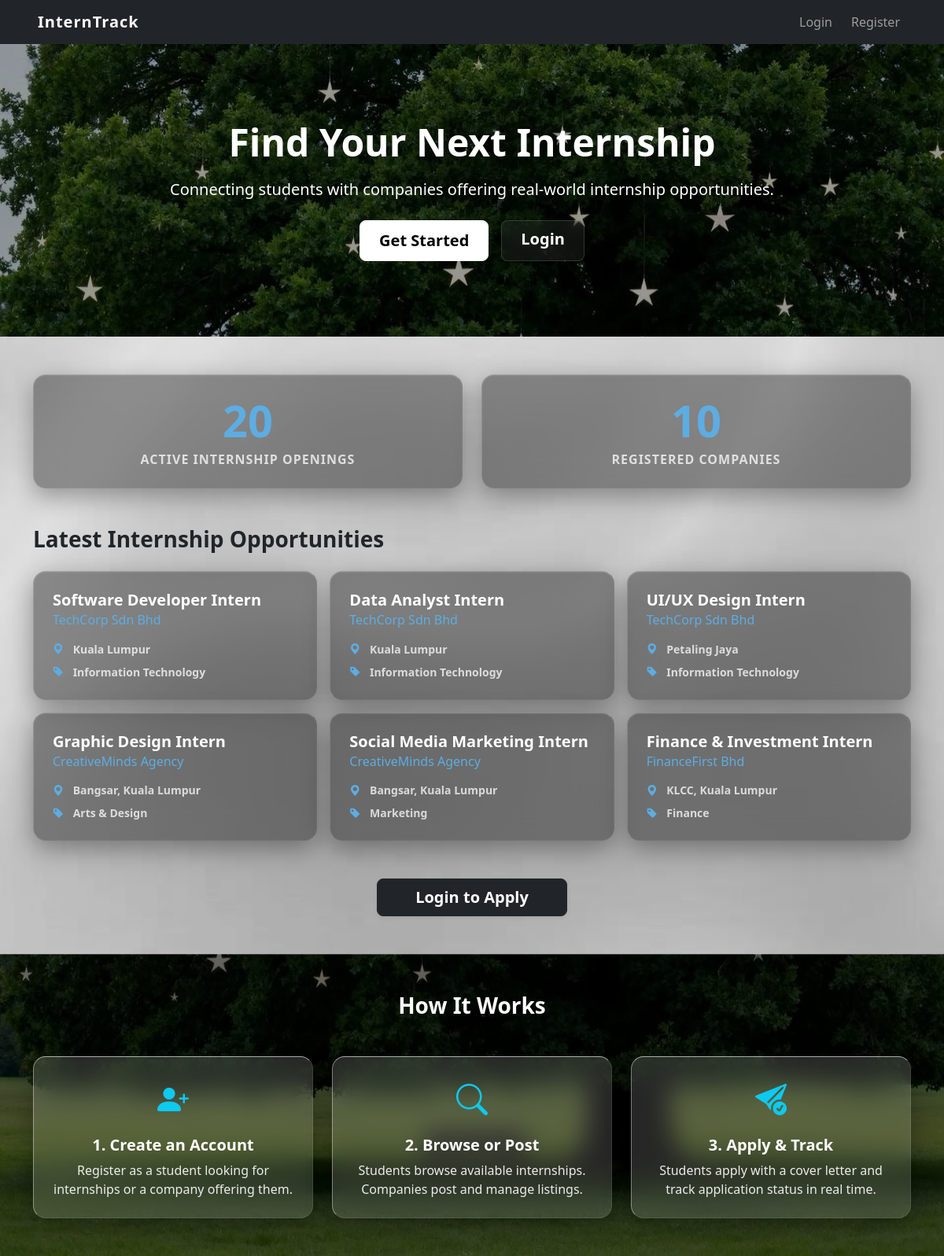
The page / on the database its author committed.
### tables this page shows
CREATE TABLE `jobs` (
  `id`          int(11)        NOT NULL,
  `company_id`  int(11)        NOT NULL,
  `title`       varchar(150)   NOT NULL,
  `description` text           DEFAULT NULL,
  `location`    varchar(100)   DEFAULT NULL,
  `field`       varchar(100)   DEFAULT NULL,
  `status`      enum('active','closed') DEFAULT 'active',
  `created_at`  timestamp      NOT NULL DEFAULT current_timestamp(),
  `allowance`   decimal(10,2)  DEFAULT 0.00
);

CREATE TABLE `users` (
  `id`              int(11)      NOT NULL,
  `name`            varchar(100) NOT NULL,
  `email`           varchar(100) NOT NULL,
  `password`        varchar(255) NOT NULL,
  `role`            enum('student','company','admin') NOT NULL,
  `phone`           varchar(20)  DEFAULT NULL,
  `bio`             text         DEFAULT NULL,
  `profile_picture` varchar(255) DEFAULT NULL,
  `description`     text         DEFAULT NULL,
  `website`         varchar(150) DEFAULT NULL,
  `resume`          varchar(255) DEFAULT NULL,
  `created_at`      timestamp    NOT NULL DEFAULT current_timestamp(),
  `approval_status` varchar(50)  DEFAULT 'pending',
  `academic_info`   text         DEFAULT NULL,
  `industry`        varchar(100) DEFAULT NULL,
  `skills`          text         DEFAULT NULL
);

### index.php (the view, shortened to what this page needs)
<?php
include 'config/db_connect.php';
include 'includes/header.php';
include 'includes/navbar.php';
$jobs = mysqli_fetch_assoc(mysqli_query($conn, "SELECT COUNT(*) AS total FROM jobs WHERE status = 'active'"));
$companies = mysqli_fetch_assoc(mysqli_query($conn, "SELECT COUNT(*) AS total FROM users WHERE role = 'company'"));
$latest_jobs = mysqli_query($conn, "SELECT j.title, j.location, j.field, u.name AS company_name
    FROM jobs j
    JOIN users u ON j.company_id = u.id
    WHERE j.status = 'active'
    ORDER BY j.created_at DESC LIMIT 6");
?>
<div class="hero-section text-white py-5">
    <div class="container text-center py-5">
        <h1 class="display-5 fw-bold mb-3">Find Your Next Internship</h1>
        <p class="lead mb-4">Connecting students with companies offering real-world internship opportunities.</p>
        <div class="d-flex justify-content-center gap-3">
            <a href="auth/register.php" class="btn btn-glass-white btn-lg px-4" style="border-radius: 8px !important;">Get Started</a>
            <a href="auth/login.php" class="btn btn-glass-secondary btn-lg px-4" style="border-radius: 8px !important;">Login</a>
        </div>
    </div>
</div>
<div class="container py-5">
    <div class="row text-center g-4 mb-5">
        <div class="col-md-6">
            <div class="dark-glass-card shadow-sm h-100 p-4">
                <div class="card-body">
                    <h2 class="fw-bold mb-1" style="color: #5dade2 !important; font-size: 3.5rem;"><?= (int)$jobs['total'] ?></h2>
                    <p class="text-white-50 mb-0 fw-bold text-uppercase" style="letter-spacing: 1px;">Active Internship Openings</p>
                </div>
            </div>
        </div>
        <div class="col-md-6">
            <div class="dark-glass-card shadow-sm h-100 p-4">
                <div class="card-body">
                    <h2 class="fw-bold mb-1" style="color: #5dade2 !important; font-size: 3.5rem;"><?= (int)$companies['total'] ?></h2>
                    <p class="text-white-50 mb-0 fw-bold text-uppercase" style="letter-spacing: 1px;">Registered Companies</p>
                </div>
            </div>
        </div>
    </div>
    <h3 class="mb-4 fw-bold text-dark">Latest Internship Opportunities</h3>
    <?php if (mysqli_num_rows($latest_jobs) === 0): ?>
        <div class="alert bg-transparent border border-dark text-dark fw-bold text-center py-4">No internships posted yet. Check back soon!</div>
    <?php else: ?>
        <div class="row g-3 mb-4">
            <?php while ($job = mysqli_fetch_assoc($latest_jobs)): ?>
                <div class="col-md-6 col-lg-4">
                    <div class="dark-glass-card h-100 shadow-sm p-4">
                        <div class="card-body p-0">
                            <h5 class="card-title fw-bold text-white mb-1"><?= htmlspecialchars($job['title']) ?></h5>
                            <h6 class="card-subtitle mb-3" style="color: #5dade2 !important;"><?= htmlspecialchars($job['company_name']) ?></h6>
                            <ul class="list-unstyled small text-white-50 mb-0 fw-semibold">
                                <?php if ($job['location']): ?>
                                    <li class="mb-2"><i class="bi bi-geo-alt-fill me-2" style="color: #5dade2;"></i> <?= htmlspecialchars($job['location']) ?></li>
                                <?php endif; ?>
                                <?php if ($job['field']): ?>
                                    <li><i class="bi bi-tag-fill me-2" style="color: #5dade2;"></i> <?= htmlspecialchars($job['field']) ?></li>
                                <?php endif; ?>
                            </ul>
                        </div>
                    </div>
                </div>
            <?php endwhile; ?>
        </div>
        <div class="text-center mt-5">
            <a href="auth/login.php" class="btn btn-dark btn-lg px-5 py-2 shadow-sm fw-bold" style="border-radius: 8px !important;">Login to Apply</a>
        </div>
    <?php endif; ?>
</div>
<div class="bottom-tree-section">
    <div class="py-5" style="border-top: 1px solid rgba(255,255,255,0.2);">
        <div class="container">
            <h3 class="text-center mb-5 fw-bold text-white">How It Works</h3>
            <div class="row text-center g-4">
                <div class="col-md-4">
                    <div class="light-glass-card p-4 h-100">
                        <div class="mb-3"><i class="bi bi-person-plus-fill fs-1 text-info"></i></div>
                        <h5 class="fw-bold text-white">1. Create an Account</h5>
                        <p class="text-white mb-0" style="opacity: 0.9;">Register as a student looking for internships or a company offering them.</p>
                    </div>
                </div>
                <div class="col-md-4">
                    <div class="light-glass-card p-4 h-100">
                        <div class="mb-3"><i class="bi bi-search fs-1 text-info"></i></div>
                        <h5 class="fw-bold text-white">2. Browse or Post</h5>
                        <p class="text-white mb-0" style="opacity: 0.9;">Students browse available internships. Companies post and manage listings.</p>
                    </div>
                </div>
                <div class="col-md-4">
                    <div class="light-glass-card p-4 h-100">
                        <div class="mb-3"><i class="bi bi-send-check-fill fs-1 text-info"></i></div>
                        <h5 class="fw-bold text-white">3. Apply & Track</h5>
                        <p class="text-white mb-0" style="opacity: 0.9;">Students apply with a cover letter and track application status in real time.</p>
                    </div>
                </div>
            </div>
        </div>
    </div>
        <?php include 'includes/footer.php'; ?>

### assets/css/style.css (style rules this page uses)
body { background-color: #f8f9fa; }

### assets/css/admin.css (style rules this page uses)
.btn-glass-white { background: #ffffff !important; backdrop-filter: none !important; -webkit-backdrop-filter: none !important; border: 1px solid #ffffff !important; color: #000000 !important; padding: 10px 25px; font-weight: 600; transition: all 0.3s cubic-bezier(0.16, 1, 0.3, 1); text-shadow: none !important; }
.btn-glass-secondary { background: rgba(255, 255, 255, 0.05); color: #ffffff; border: 1px solid rgba(255, 255, 255, 0.2); font-weight: 600; transition: all 0.3s ease; }
.text-muted, .text-white-50 { color: rgba(255, 255, 255, 0.75) !important; }
.glass-input, .glass-select, .btn-glass-primary, .btn-glass-secondary { background: rgba(255, 255, 255, 0.15) !important; backdrop-filter: blur(12px); -webkit-backdrop-filter: blur(12px); border: 1px solid rgba(255, 255, 255, 0.25) !important; color: #ffffff !important; box-shadow: 0 4px 6px rgba(0, 0, 0, 0.2) !important; border-radius: 8px; }
.btn-glass-white { background: #ffffff !important; backdrop-filter: none !important; -webkit-backdrop-filter: none !important; border: 1px solid #ffffff !important; color: #000000 !important; padding: 10px 25px; font-weight: 600; transition: all 0.3s cubic-bezier(0.16, 1, 0.3, 1); text-shadow: none !important; border-radius: 50rem !important; }

### assets/css/student.css (style rules this page uses)
body { background-image: url('../images/IMG_3339.JPG.jpeg'); background-size: cover; background-position: center; background-attachment: fixed; color: #ffffff; min-height: 100vh; }
.btn-glass-white { background: #ffffff !important; backdrop-filter: none !important; -webkit-backdrop-filter: none !important; border: 1px solid #ffffff !important; color: #000000 !important; padding: 10px 25px; font-weight: 600; transition: all 0.3s cubic-bezier(0.16, 1, 0.3, 1); text-shadow: none !important; }
.btn-glass-secondary { background: rgba(255, 255, 255, 0.05); color: #ffffff; border: 1px solid rgba(255, 255, 255, 0.2); font-weight: 600; transition: all 0.3s ease; }
.glass-input, .glass-select, .btn-glass-primary, .btn-glass-secondary { background: rgba(255, 255, 255, 0.15) !important; backdrop-filter: blur(12px); -webkit-backdrop-filter: blur(12px); border: 1px solid rgba(255, 255, 255, 0.25) !important; color: #ffffff !important; box-shadow: 0 4px 6px rgba(0, 0, 0, 0.2) !important; border-radius: 8px; }
.btn-glass-secondary { color: #ffffff !important; border: 1px solid rgba(255, 255, 255, 0.15) !important; background: rgba(255, 255, 255, 0.05) !important; }

### index.php (style rules this page uses)
body.homepage { background: url('assets/images/Homepage_bg.JPG.jpeg?v=1') no-repeat center center fixed !important; background-size: cover !important; }
.hero-section { background: url('assets/images/Hompage_header.JPG.jpeg?v=1') no-repeat center top !important; background-size: cover !important; box-shadow: inset 0 0 0 2000px rgba(0, 0, 0, 0.4); }
.bottom-tree-section { background: url('assets/images/Hompage_header.JPG.jpeg?v=1') no-repeat center bottom !important; background-size: cover !important; box-shadow: inset 0 0 0 2000px rgba(0, 0, 0, 0.6) !important; color: #ffffff !important; }
.dark-glass-card { background: rgba(15, 15, 15, 0.40) !important; backdrop-filter: blur(16px) saturate(120%) !important; -webkit-backdrop-filter: blur(16px) saturate(120%) !important; border-top: 1px solid rgba(255, 255, 255, 0.25) !important; border-left: 1px solid rgba(255, 255, 255, 0.15) !important; border-right: 1px solid rgba(255, 255, 255, 0.05) !important; border-bottom: 1px solid rgba(255, 255, 255, 0.05) !important; border-radius: 16px !important; box-shadow: 0 10px 32px 0 rgba(0, 0, 0, 0.35), inset 0 1px 2px rgba(255, 255, 255, 0.1) !important; color: #ffffff !important; transition: transform 0.3s ease, box-shadow 0.3s ease, background 0.3s ease; }
.light-glass-card { background: rgba(255, 255, 255, 0.15) !important; backdrop-filter: blur(16px) saturate(120%) !important; -webkit-backdrop-filter: blur(16px) saturate(120%) !important; border-top: 1px solid rgba(255, 255, 255, 0.6) !important; border-left: 1px solid rgba(255, 255, 255, 0.4) !important; border-right: 1px solid rgba(255, 255, 255, 0.1) !important; border-bottom: 1px solid rgba(255, 255, 255, 0.1) !important; border-radius: 16px !important; box-shadow: 0 8px 32px 0 rgba(0, 0, 0, 0.3) !important; color: #ffffff !important; transition: transform 0.3s ease, box-shadow 0.3s ease, background 0.3s ease; }

### rows shown on the page
jobs: title "Software Developer Intern", company.name "TechCorp Sdn Bhd", location "Kuala Lumpur", field "Information Technology"
jobs: title "Data Analyst Intern", company.name "TechCorp Sdn Bhd", location "Kuala Lumpur", field "Information Technology"
jobs: title "UI/UX Design Intern", company.name "TechCorp Sdn Bhd", location "Petaling Jaya", field "Information Technology"
jobs: title "Graphic Design Intern", company.name "CreativeMinds Agency", location "Bangsar, Kuala Lumpur", field "Arts & Design"
jobs: title "Social Media Marketing Intern", company.name "CreativeMinds Agency", location "Bangsar, Kuala Lumpur", field "Marketing"
jobs: title "Finance & Investment Intern", company.name "FinanceFirst Bhd", location "KLCC, Kuala Lumpur", field "Finance"

### other values the page prints
$jobs['total'] "20"
$companies['total'] "10"
